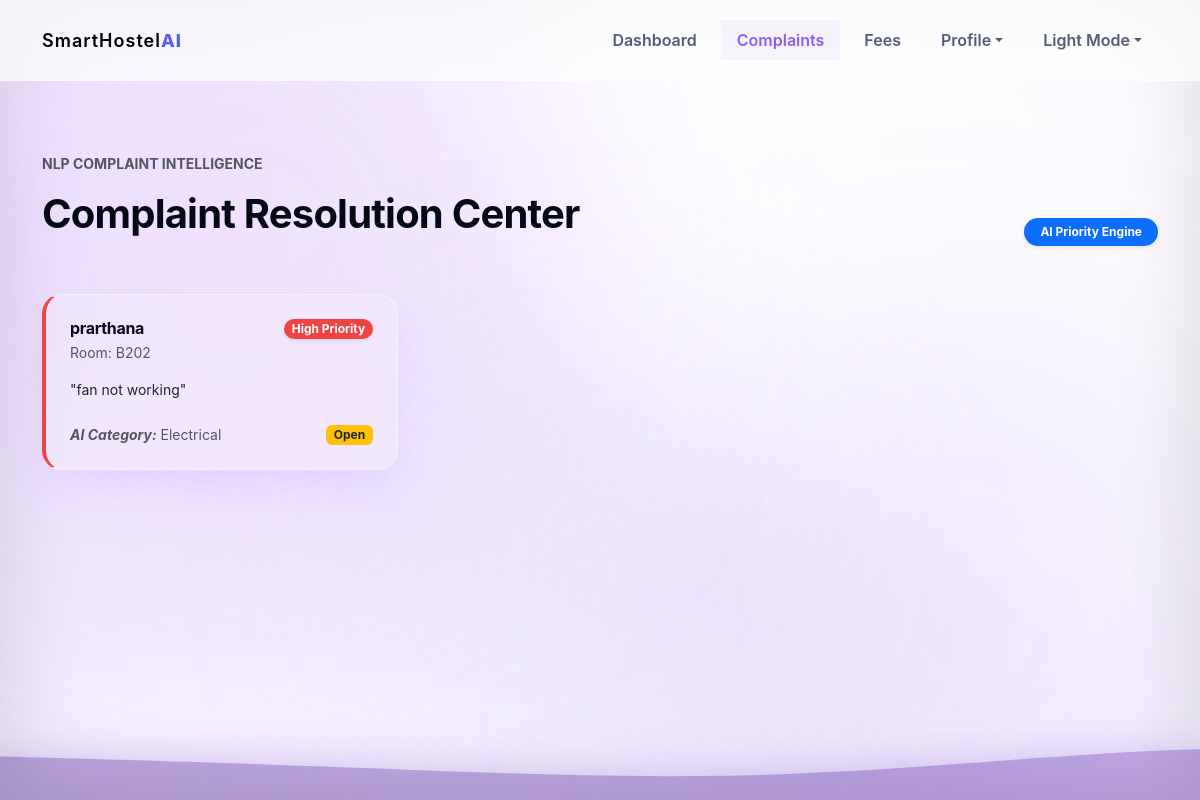
Screenshot of /complaints (signed in) with the database file from the repository.
### tables this page shows
CREATE TABLE complaints (
                id INTEGER PRIMARY KEY AUTOINCREMENT,
                student_email TEXT NOT NULL,
                text TEXT NOT NULL,
                category TEXT NOT NULL,
                priority TEXT NOT NULL,
                sentiment TEXT NOT NULL,
                status TEXT NOT NULL,
                created_at TEXT NOT NULL
            );

CREATE TABLE users (
                id INTEGER PRIMARY KEY AUTOINCREMENT,
                email TEXT UNIQUE NOT NULL,
                name TEXT NOT NULL,
                role TEXT NOT NULL,
                password TEXT NOT NULL,
                failed_attempts INTEGER DEFAULT 0
            );

CREATE TABLE rooms (
                id INTEGER PRIMARY KEY AUTOINCREMENT,
                block TEXT NOT NULL,
                floor INTEGER NOT NULL,
                room_number INTEGER NOT NULL,
                type TEXT NOT NULL,
                capacity INTEGER NOT NULL,
                occupied INTEGER DEFAULT 0,
                status TEXT NOT NULL
            );

### app.py (the view)
@app.route("/complaints")
@login_required()
def complaints_page():
    with get_db() as db:
        if session["role"] == "admin":
            scope = get_admin_scope(session["user_email"])
            params = []
            gender_filter = ""
            if scope["gender"]:
                gender_filter = "WHERE s.gender = ?"
                params.append(scope["gender"])
            complaints = db.execute(f"""
                SELECT c.*, u.name as student_name, r.block, r.room_number
                FROM complaints c
                JOIN users u ON c.student_email = u.email
                JOIN students s ON c.student_email = s.email
                LEFT JOIN allocations a ON c.student_email = a.student_email
                LEFT JOIN rooms r ON a.room_id = r.id
                {gender_filter}
                ORDER BY
                    CASE c.priority
                        WHEN 'Critical' THEN 0
                        WHEN 'High' THEN 1
                        WHEN 'Medium' THEN 2
                        WHEN 'Low' THEN 3
                        ELSE 4
                    END, c.id DESC
            """, params).fetchall()
        else:
            complaints = db.execute("SELECT * FROM complaints WHERE student_email = ? ORDER BY id DESC", (session["user_email"],)).fetchall()
    return render_template("complaints.html", complaints=complaints)

### app.py (called while the page is built)
def get_db():
    db = sqlite3.connect(DATABASE, detect_types=sqlite3.PARSE_DECLTYPES)
    db.row_factory = sqlite3.Row
    return db

def get_admin_scope(email):
    if email == "maleadmin@hostel.com":
        return {"block": "A", "gender": "Male", "label": "Male Admin Dashboard", "audience": "Boys Hostel"}
    if email == "femaleadmin@hostel.com":
        return {"block": "B", "gender": "Female", "label": "Female Admin Dashboard", "audience": "Girls Hostel"}
    return {"block": None, "gender": None, "label": "Chief Admin Dashboard", "audience": "All Hostels"}

def login_required(role=None):
    def decorator(view):
        @wraps(view)
        def wrapped_view(*args, **kwargs):
            if "user_email" not in session:
                flash("Please login to continue.", "warning")
                return redirect(url_for("login"))
            if role and session.get("role") != role:
                flash("You do not have permission to access that page.", "danger")
                return redirect(url_for("dashboard"))
            return view(*args, **kwargs)
        return wrapped_view
    return decorator

### templates/complaints.html (shortened to what this page needs)
{% extends "base.html" %}
{% block content %}
<section class="dashboard py-5">
  <div class="container">
    <div class="d-flex flex-wrap justify-content-between align-items-end gap-3 mb-5 reveal">
      <div>
        <p class="text-muted fw-bold text-uppercase small tracking-wide">NLP Complaint Intelligence</p>
        <h1 class="h1 fw-bold" id="complaint-title">Complaint Resolution Center</h1>
      </div>
      <span class="badge bg-primary px-3 py-2 rounded-pill shadow-sm">AI Priority Engine</span>
    </div>
    {% if session.get("role") == "admin" %}
      <div class="row g-4" id="complaints-grid">
        {% for c in complaints %}
          <div class="col-md-6 col-lg-4 complaint-card-wrapper">
            <div class="glass-panel p-4 h-100 d-flex flex-column" style="border-left: 4px solid
              {% if c.priority == 'Critical' %}#7F1D1D
              {% elif c.priority == 'High' %}#EF4444
              {% elif c.priority == 'Medium' %}#F59E0B
              {% else %}#10B981{% endif %};">
              <div class="d-flex justify-content-between align-items-start mb-3">
                <div>
                  <h3 class="h6 fw-bold mb-1">{{ c.student_name }}</h3>
                  <p class="text-muted small mb-0">Room: {{ c.block }}{{ c.room_number if c.room_number else 'Unassigned' }}</p>
                </div>
                <span class="badge rounded-pill small fw-bold shadow-sm" style="background-color:
                  {% if c.priority == 'Critical' %}#7F1D1D
                  {% elif c.priority == 'High' %}#EF4444
                  {% elif c.priority == 'Medium' %}#F59E0B
                  {% else %}#10B981{% endif %}; color: white;">
                  {{ c.priority }} Priority
                </span>
              </div>
              <p class="text-dark small mb-4 flex-grow-1">"{{ c.text }}"</p>
              <div class="d-flex justify-content-between align-items-center mt-auto">
                <span class="text-muted small"><i class="fw-bold">AI Category:</i> {{ c.category }}</span>
                <span class="badge {% if c.status == 'Open' %}bg-warning text-dark{% else %}bg-success{% endif %}">
                  {{ c.status }}
                </span>
              </div>
            </div>
          </div>
        {% else %}
          <div class="col-12 text-center py-5">
            <p class="text-muted">No complaints logged yet.</p>
          </div>
        {% endfor %}
      </div>
    {% endif %}
  </div>
</section>
{% endblock %}

### static/css/style.css (style rules this page uses)
:root { --bg: #ffffff; --surface: rgba(255, 255, 255, 0.2); --text: #050914; --text-light: #525c76; --primary: #8b5cf6; --primary-light: #a78bfa; --secondary: #2563eb; --primary-gradient: linear-gradient(135deg, #8b5cf6, #c084fc); --success: #10b981; --success-bg: rgba(16, 185, 129, 0.15); --danger: #ef4444; --danger-bg: rgba(239, 68, 68, 0.15); --warning: #f59e0b; --warning-bg: rgba(245, 158, 11, 0.15); --border: rgba(255, 255, 255, 0.4); --border-solid: #e2e8f0; --shadow-sm: 0 4px 6px -1px rgba(0, 0, 0, 0.05); --shadow-md: 0 10px 20px -3px rgba(0, 0, 0, 0.05); --shadow-lg: 0 20px 40px -10px rgba(139, 92, 246, 0.15); --radius-md: 12px; --radius-lg: 20px; --body-bg: radial-gradient(circle at top right, #fbfaff, #ffffff 40%, #f3ebff 100%); --navbar-bg: rgba(255, 255, 255, 0.7); --glass-bg: rgba(255, 255, 255, 0.2); --glass-panel-bg: rgba(255, 255, 255, 0.6); --glass-dropdown-bg: rgba(255, 255, 255, 0.9); --table-hover: rgba(255, 255, 255, 0.6); --table-bg: rgba(255, 255, 255, 0.4); }
* { box-sizing: border-box; }
html { scroll-behavior: smooth; }
body { margin: 0; min-height: 100vh; color: var(--text); background-color: var(--bg); font-family: "Inter", "Outfit", -apple-system, BlinkMacSystemFont, sans-serif; overflow-x: hidden; position: relative; background: var(--body-bg); background-attachment: fixed; transition: background 0.3s ease, color 0.3s ease; }
h1, h2, h3, h4, h5, h6 { color: var(--text); font-weight: 700; letter-spacing: -0.02em; }
.glass-panel { background: var(--surface); backdrop-filter: blur(15px); -webkit-backdrop-filter: blur(15px); border: 1px solid var(--border); border-radius: var(--radius-lg); box-shadow: var(--shadow-lg); transition: transform 0.3s ease, box-shadow 0.3s ease; will-change: transform, box-shadow; }
.reveal { visibility: visible; }

### rows the page displays
complaints: student_name "prarthana", block "B", room_number "202", priority "High", text "fan not working", category "Electrical", status "Open"
